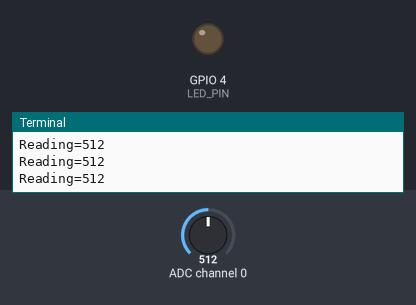
The program below on a simulated Raspberry Pi (BCM pin numbers). On the bench: output pins drawn as LEDs (lit = HIGH), the last lines printed to the terminal. Inputs (shaded band) come from the test bench; at power-on: ADC channel 0 = 512 (analog values on the 0–1023 scale).

Above: at 1.2 s.
1.3 s: ADC channel 0 set to 494
At 3.0 s:
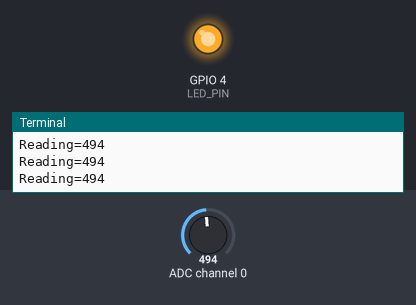
3.5 s: ADC channel 0 set to 522
At 4.6 s:
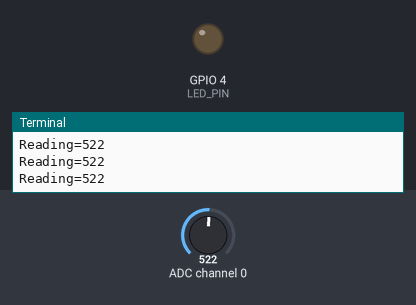
5.5 s: ADC channel 0 set to 511
At 7.4 s:
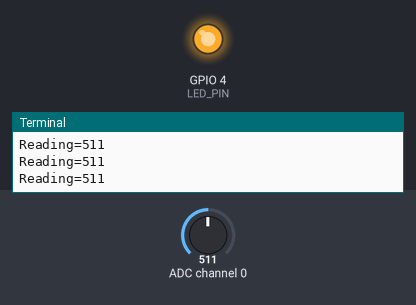
Timing chart, 0 to 8.9 s (numbered marks = the images above; inputs shaded):
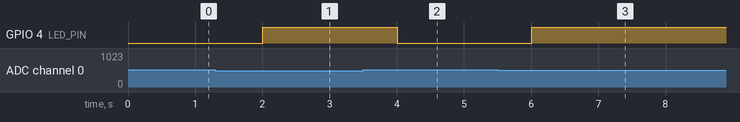

The program:

LDR_task.py
```python
import spidev
import time
import RPi.GPIO as GPIO
import time
LED_PIN = 4
GPIO.setmode(GPIO.BCM)
GPIO.setup(LED_PIN,GPIO.OUT)
spi = spidev.SpiDev()

spi.open(0,0) # bus: 0, dev: 0

spi.max_speed_hz = 100000


def analog_read(channel):
  ret = spi.xfer2([1, (8 + channel) << 4, 0])
  adc_out = ((ret[1] & 3) << 8) + ret[2]
  return adc_out


try:
    while True:
        reading = analog_read(0)
        print("Reading=%d" % reading)
        time.sleep(0.5)
        GPIO.output(LED_PIN, 0 if reading>=512 else 1)


finally:
    spi.close()
    GPIO.cleanup()  
```

Measured:
- the behaviour switches between 512 and 511 on ADC channel 0 (found by bisection; images 0 and 1)
- after the input at 1.3 s, GPIO 4 (LED_PIN): LOW → HIGH after 0.70 s
- after the input at 3.5 s, GPIO 4 (LED_PIN): HIGH → LOW after 0.50 s
- after the input at 5.5 s, GPIO 4 (LED_PIN): LOW → HIGH after 0.51 s
